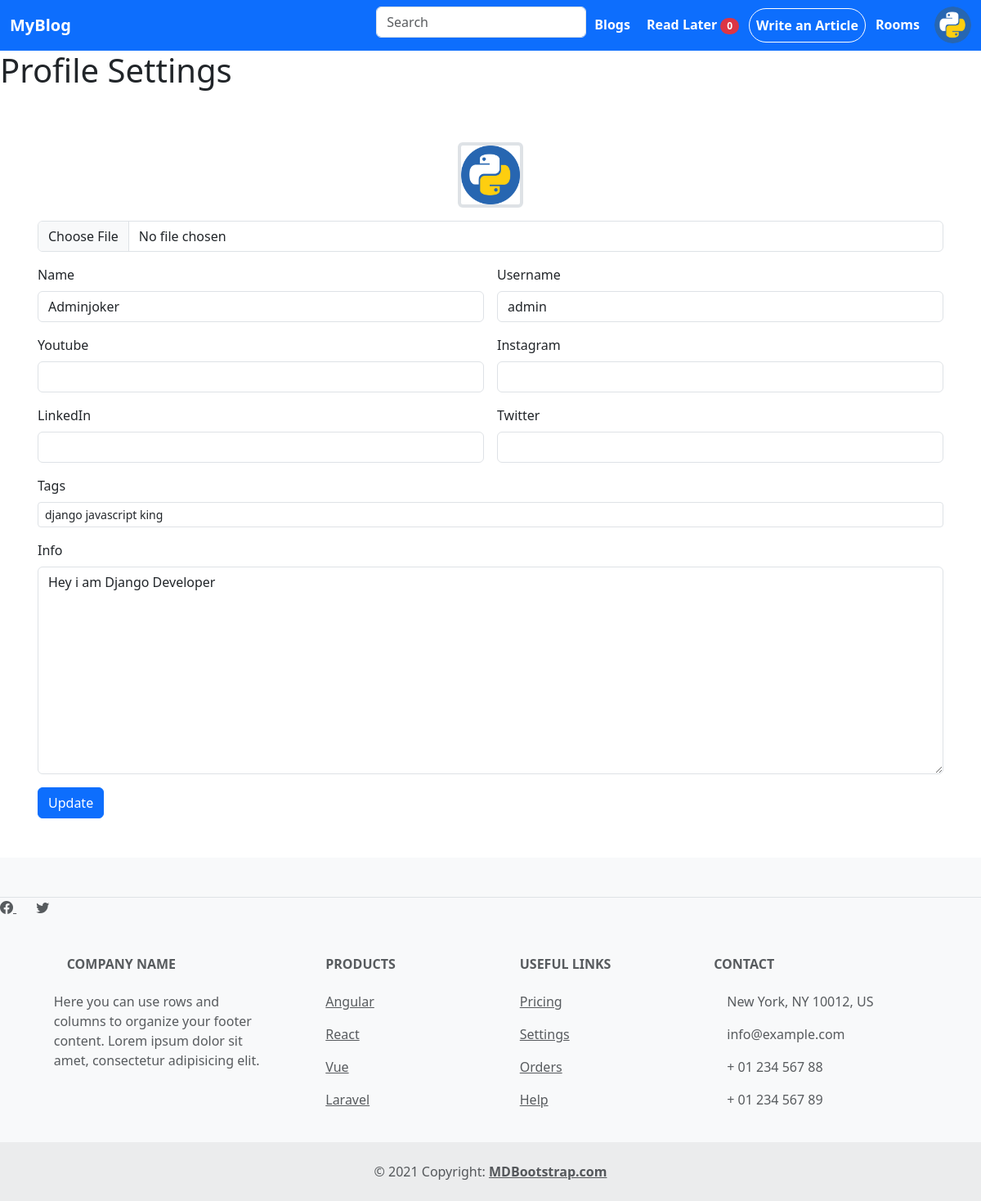
Page /profile/settings/ (signed in) on the committed database.
### author_profile/models.py (models this page shows, shortened)
class Author_Profile(models.Model):
    user = models.OneToOneField(User, on_delete=models.CASCADE)
    Authorname = models.CharField(max_length=255)
    Profile_image = models.ImageField(default='user-default.png', upload_to='profile/')
    username = models.CharField(max_length=255, null=True, blank=True)
    youtube = models.URLField(max_length=255, null=True, blank=True)
    instagram = models.URLField(max_length=255, null=True, blank=True)
    twitter = models.URLField(max_length=255, null=True, blank=True)
    linkedin = models.URLField(max_length=255, null=True, blank=True)
    info = models.TextField(null=True, blank=True)
    tags = models.ManyToManyField('blog_app.tags')

### blog_app/models.py (models this page shows, shortened)
class tags(models.Model):
    tagname = models.CharField(max_length=255)

### author_profile/views.py (the view)
# urls.py: path('settings/', views.profile_setting, name='profile_settings'),
def profile_setting(request):
    tags = request.POST.get('tags','')
    t = split_tags_author(tags)
    if request.method == 'POST':
        form = UpdateAuthorForm(request.POST, request.FILES, instance=request.user.author_profile )
        print(form.is_valid())
        if form.is_valid():
            instance = form.save(commit=False)
            instance.tags.set(t)
            instance.save()
            return redirect('loginprofile')
        else:
            print(form.errors)
    else:
        form = UpdateAuthorForm(instance=request.user.author_profile)
    context = {
        'form': form,
    }
    return render(request, './profile_app/profile_settings.html', context)

### author_profile/forms.py
class UpdateAuthorForm(ModelForm):
    class Meta:
        model = Author_Profile
        exclude = ['user','tags']
        widgets = {
            'Authorname': forms.TextInput(attrs={'class':"form-control"}),
            'username': forms.TextInput(attrs={'class':"form-control"}),
            'linkedin': forms.TextInput(attrs={'class':"form-control"}),
            'instagram': forms.TextInput(attrs={'class':"form-control"}),
            'youtube': forms.TextInput(attrs={'class':"form-control"}),
            'twitter': forms.TextInput(attrs={'class':"form-control"}),
            'info': forms.Textarea(attrs={'class':"form-control"}),
            'Profile_image': forms.FileInput(attrs={'class':"form-control mx-auto d-block"}),
        }

### author_profile/utils.py (called while the page is built)
def split_tags_author(tag):
    tag1 = []
    for t in tag.split():
        check_tags, created = tags.objects.get_or_create(tagname=t)
        tag1.append(check_tags)
    return tag1

### author_profile/templates/profile_app/profile_settings.html (shortened to what this page needs)
{% extends 'base.html' %}
{% block content %}
<h1>Profile Settings</h1>
<form method="post" class="row g-3 container mx-auto m-5" enctype="multipart/form-data">
    <div class="col-12">
        <img src="{{form.Profile_image.value.url}}" style="width: 5rem;" class="rounded border border-4 mx-auto d-block" alt="...">
    </div>
    <div class="col-12 mx-auto">
        {{form.Profile_image}}
    </div>
    <div class="col-md-6">
      <label for="inputEmail4" class="form-label">Name</label>
      {{form.Authorname}}
    </div>
    <div class="col-md-6">
      <label for="inputPassword4" class="form-label">Username</label>
      {{form.username}}
    </div>
    <div class="col-md-6">
        <label for="inputEmail4" class="form-label">Youtube</label>
        {{form.youtube}}
    </div>
    <div class="col-md-6">
        <label for="inputPassword4" class="form-label">Instagram</label>
        {{form.instagram}}
    </div>
    <div class="col-md-6">
        <label for="inputEmail4" class="form-label">LinkedIn</label>
        {{form.linkedin}}
    </div>
    <div class="col-md-6">
        <label for="inputPassword4" class="form-label">Twitter</label>
        {{form.twitter}}
    </div>
    <div class="col-12">
      <label for="inputAddress" class="form-label">Tags</label>
      <input type="text" name="tags" value="{% for t in form.instance.tags.all %}{{t.tagname}} {% endfor %}" class="form-control form-control-sm" placeholder="#Tags">
    </div>
    <div class="col-12">
      <label for="inputAddress2" class="form-label">Info</label>
      {{form.info}}
    </div>
    <div class="col-12">
      <input type="submit" class="btn btn-primary" value="Update">
    </div>
  </form>
{% endblock content %}

### templates/base.html (shortened to what this page needs)
{% load static %}
<!DOCTYPE html>
<html lang="en">
<head>
  <link rel="stylesheet" href="https://cdn.jsdelivr.net/npm/bootstrap-icons@1.10.3/font/bootstrap-icons.css">
  <link href="https://cdn.jsdelivr.net/npm/bootstrap@5.3.0-alpha1/dist/css/bootstrap.min.css" rel="stylesheet"
>
  <link rel="stylesheet" href="{% static 'style.css' %}">
</head>
<body>
  <nav class="navbar w-100 sticky-top navbar-expand-lg bg-primary">
    <div class="container-fluid">
      <a class="navbar-brand text-white fw-bold" href="/">MyBlog</a>
      <div class="collapse navbar-collapse justify-content-end" id="navbarSupportedContent">
        <ul class="navbar-nav">
          <li class="nav-item">
            <form class="row g-3" action="{% url 'query' %}" method="post">
              <div class="col-auto">
                <input type="text" name='query' class="form-control" placeholder="Search">
              </div>
            </form>
          </li>
          <li class="nav-item">
            <a class="nav-link" aria-current="page" href="{% url 'blogs' %}">Blogs</a>
          </li>
          <li class="nav-item">
            <a class="nav-link" href="{% url 'read_later' %}">Read Later <span
                class="badge rounded-pill badge-notification bg-danger">{{request.session.idsession |length}}</span></a>
          </li>
        {% if request.user.is_authenticated %}
          <li class="nav-item">
            <a class="nav-link p-2 d-inline-block border border-white rounded-pill" href="{% url 'create_blog' %}">Write
              an Article</a>
          </li>
          <li class="nav-item">
            <a class="nav-link" aria-current="page" href="{% url 'rooms' %}">Rooms</a>
          </li>
          <li class="nav-item dropdown ms-2 dropstart">
            <img class="navimg dropdown-toggle rounded-circle" width="45" height="45" src="{{request.user.author_profile.Profile_image.url}}"
              data-bs-toggle="dropdown" aria-expanded="false">
          </li>
        {% endif %}
        </ul>
      </div>
    </div>
  </nav>
  {% block content %}
  {% endblock content %}
  <footer class="text-center text-lg-start bg-light text-muted">
    <section class="d-flex justify-content-center justify-content-lg-between p-4 border-bottom"></section>
    <div>
      <a href="" class="me-4 text-reset">
        <i class="bi bi-facebook"></i>
      </a>
      <a href="" class="me-4 text-reset">
        <i class="bi bi-twitter"></i>
      </a>
    </div>
    <section class="">
      <div class="container text-center text-md-start mt-5">
        <div class="row mt-3">
          <div class="col-md-3 col-lg-4 col-xl-3 mx-auto mb-4">
            <h6 class="text-uppercase fw-bold mb-4">
              Company name
            </h6>
            <p>
              Here you can use rows and columns to organize your footer content. Lorem ipsum
              dolor sit amet, consectetur adipisicing elit.
            </p>
          </div>
          <div class="col-md-2 col-lg-2 col-xl-2 mx-auto mb-4">
            <h6 class="text-uppercase fw-bold mb-4">
              Products
            </h6>
            <p>
              <a href="#!" class="text-reset">Angular</a>
            </p>
            <p>
              <a href="#!" class="text-reset">React</a>
            </p>
            <p>
              <a href="#!" class="text-reset">Vue</a>
            </p>
            <p>
              <a href="#!" class="text-reset">Laravel</a>
            </p>
          </div>
          <div class="col-md-3 col-lg-2 col-xl-2 mx-auto mb-4">
            <h6 class="text-uppercase fw-bold mb-4">
              Useful links
            </h6>
            <p>
              <a href="#!" class="text-reset">Pricing</a>
            </p>
            <p>
              <a href="#!" class="text-reset">Settings</a>
            </p>
            <p>
              <a href="#!" class="text-reset">Orders</a>
            </p>
            <p>
              <a href="#!" class="text-reset">Help</a>
            </p>
          </div>
          <div class="col-md-4 col-lg-3 col-xl-3 mx-auto mb-md-0 mb-4">
            <h6 class="text-uppercase fw-bold mb-4">Contact</h6>
            <p> New York, NY 10012, US</p>
            <p>
              info@example.com
            </p>
            <p> + 01 234 567 88</p>
            <p> + 01 234 567 89</p>
          </div>
        </div>
      </div>
    </section>
    <div class="text-center p-4" style="background-color: rgba(0, 0, 0, 0.05);">
      © 2021 Copyright:
      <a class="text-reset fw-bold" href="https://mdbootstrap.com/">MDBootstrap.com</a>
    </div>
  </footer>
</body>
</html>

### static/style.css (style rules this page uses)
.nav-link { color: white; font-weight:700; margin: 2px; }
.navimg { cursor: pointer; }

### rows in the picture
Author_Profile: Authorname "Adminjoker", username "admin", tags "django javascript king", info "Hey i am Django Developer"

### other values in the picture
{{ request.session.idsession |length }} "0"
